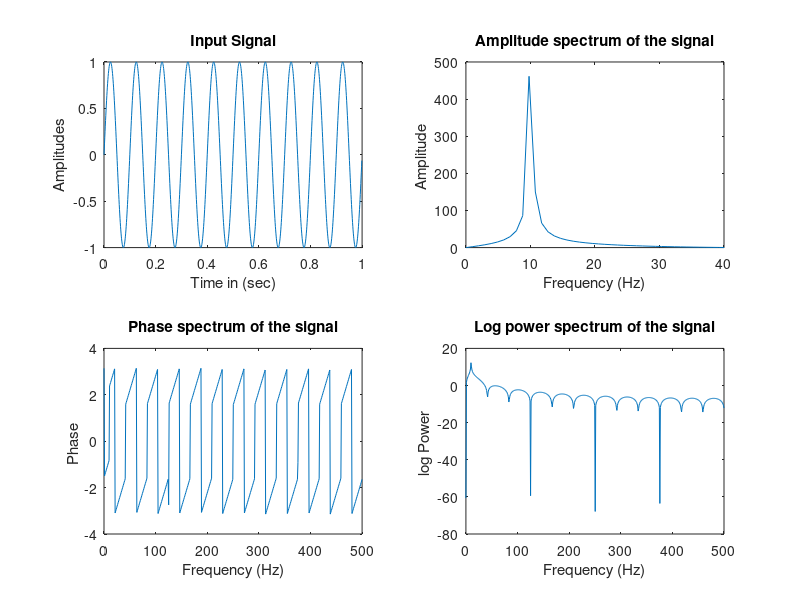

The MATLAB source for this figure:
function demo_fft_for_AcSIR()
clc; clear all; fun; close all; 
%%%%%%%%%%%%%%%%%%%%%%%%%%%%%%%%%%%%%%%%
%%%%%%%%%%%%%%%%%%%%%%%%%%%%%%%%%%%%%%%%
%This program calculates for different specturms of a given signal.
% some of the  signal options are 
% sin for sine function 
% cos for cosine function
% exp for exponential function 
% rand for random function.
% input_file ( yet to be implemented)
%%%%%%%%%%%%%%%%%%%%%%%%%%%%%%%%%%
%%%%%%%%%%%%%%%%%%%%%%%%%%%%%%%%%%%

s_type = answ(1);
dt=str2double(answ(2));
T=str2double(answ(3));
f=str2double(answ(4));

% synthesize the signal
N_t= round(T/dt);
tvec=(0:N_t-1)*dt;
if strcmpi(s_type,'sin')
    st=sin(2*pi*f*tvec);
elseif strcmp(s_type,'cos')
    st=cos(2*pi*f*tvec);
elseif strcmp(s_type,'exp')
    st=exp(2*pi*f*tvec);
elseif strcmp(s_type,'rand')
    st=rand(1,N_t);
elseif strcmp(s_type,'input_file')
    % Yet to be implemented
    % load('F:\ajay\source.text');
end

% plot the signal
subplot(2,2,1);  plot(tvec,st);
xlabel('Time in (sec)')
ylabel('Amplitudes')
title('Input Signal')

% Take fft of the signal
N_f = 2^nextpow2(N_t);
sf = fft(st, N_f);
F_max= 1/dt;
fvec= linspace(0,F_max/2,N_f/2 );

subplot(2,2,2);
plot(fvec, abs(sf(1:N_f/2)))
xlim([0,4*f])
xlabel('Frequency (Hz)')
ylabel('Amplitude ')
title('Amplitude spectrum of the signal')

subplot(2,2,3);
plot(fvec, angle(sf(1:N_f/2)))
% xlim([0,4*f])
xlabel('Frequency (Hz)')
ylabel('Phase ')
title('Phase spectrum of the signal')

subplot(2,2,4);
plot(fvec, log(abs(sf(1:N_f/2)).^2))
%  xlim([0,4*f])
xlabel('Frequency (Hz)')
ylabel('log Power ')
title('Log power spectrum of the signal')

    function fun()
        dlgtit = 'Input for FFT';
        pmpt = {'Type of signal :  ','Time step :  ', 'Duration of signal :  ','Frequency of signal :'};
        dfltans = {'sin','.001','1','10'};
        num_lines = 1;
        answ = inputdlg(pmpt,dlgtit,num_lines,dfltans);
    end
end